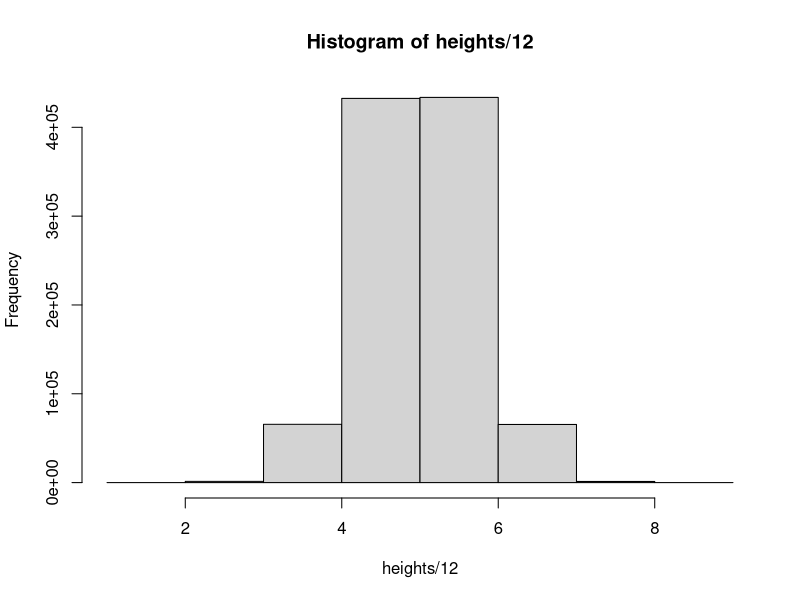
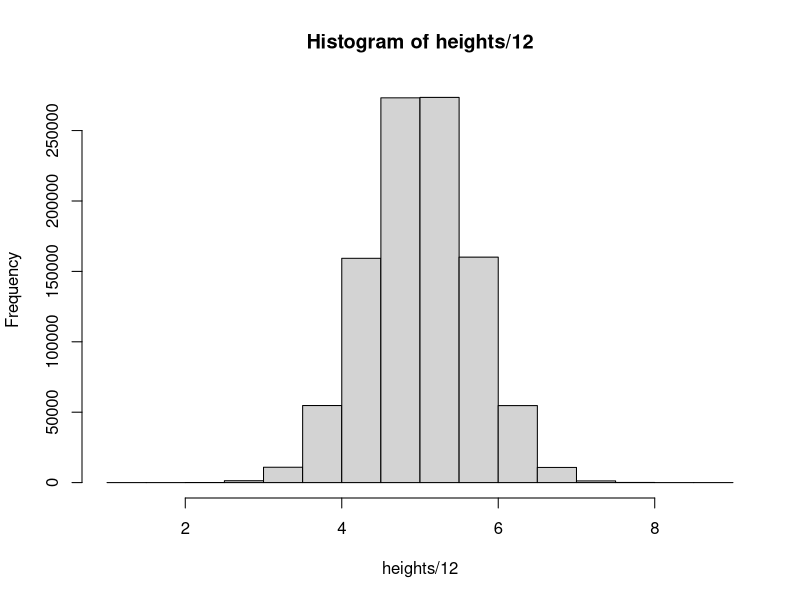
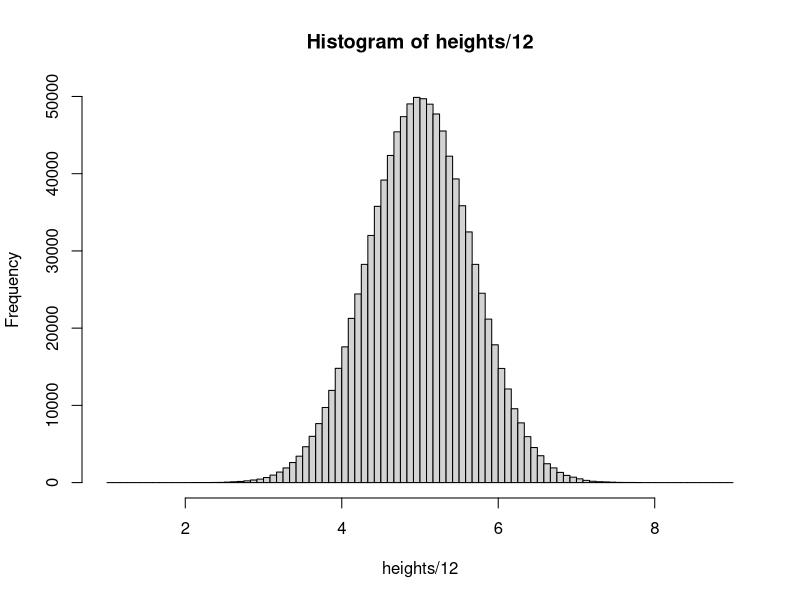
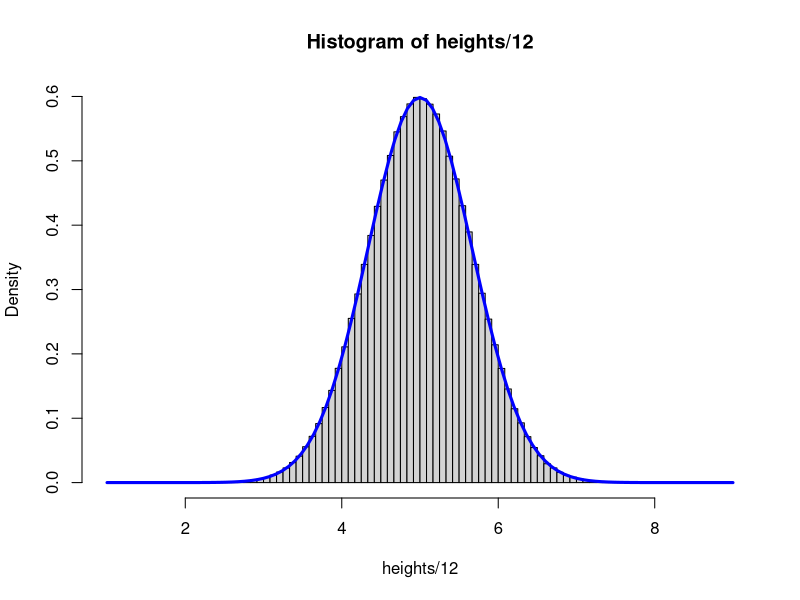
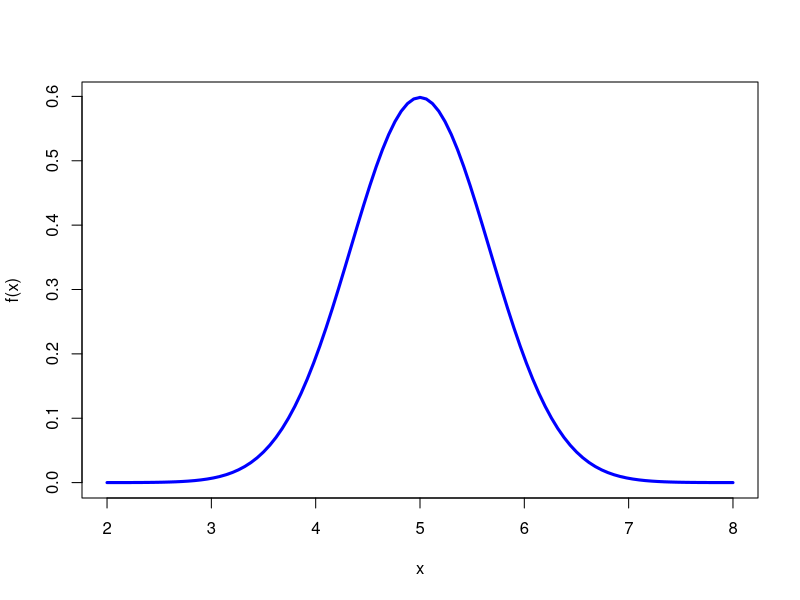
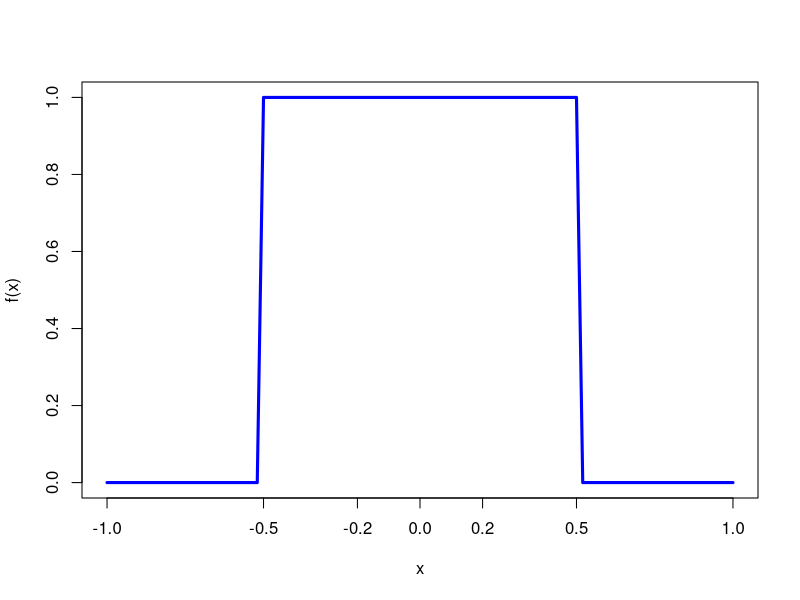
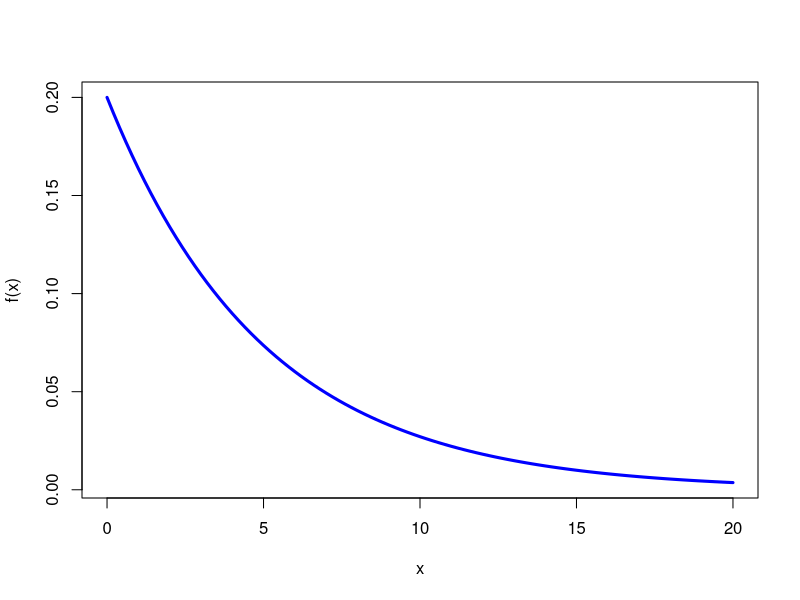

R code for these plots, in order: (Note: this script raises an error after producing the figures.)
## ---- chunk 1
#| include: false
g <- glue::glue
library(ggplot2)
sapply(list.files(here::here('R'), full.names = T), source)
## ---- chunk 2
#| layout-ncol: 2

heights <- rnorm(1e6, 12*5, sd = 8)

heights_min <- floor(min(heights)/12)*12
heights_max <- ceiling(max(heights)/12)*12

hist(heights/12, breaks = seq(heights_min, heights_max, by = 12)/12)
hist(heights/12, breaks = seq(heights_min, heights_max, by = 6)/12)
hist(heights/12, breaks = seq(heights_min, heights_max, by = 1)/12)
hist(heights/12, breaks = seq(heights_min, heights_max, by = 1)/12, freq = FALSE)
curve(dnorm(x, mean = 12*5/12, sd = 8/(12)), from = heights_min/12, to = heights_max/12, add = TRUE, col = "blue", lwd = 3)
## ---- chunk 3
curve(dnorm(x, mean = 12*5/12, sd = 8/(12)), from = 2, to = 8, add = FALSE, col = "blue", lwd = 3, ylab = "f(x)")

## ---- chunk 4

curve(dunif(x, min = -.5, max = .5), from = -1, to = 1, col = "blue", lwd = 3, ylab = "f(x)", xaxt = 'n')
axis(side = 1, at = c(-1, -.5, -.2, 0, .2, .5, 1))

## ---- chunk 5
curve(dexp(x, rate = 1/5), from = 0, to = 20, col = "blue", lwd = 3, ylab = "f(x)", xaxt = 'n')
axis(side = 1, at = seq(0, 20, by = 5))
  
## ---- chunk 6
get_lecture_homework(16)
## ---- chunk 7
curve(dnorm(x, mean = 0, sd = 1), from = -5, to = 5, ylab = "PDF")
curve(dnorm(x, mean = 3, sd = 1), add = TRUE, col = "blue")
curve(dnorm(x, mean = 0, sd = 3), add = TRUE, col = "red")
## ---- chunk 8
get_lecture_homework(17)
